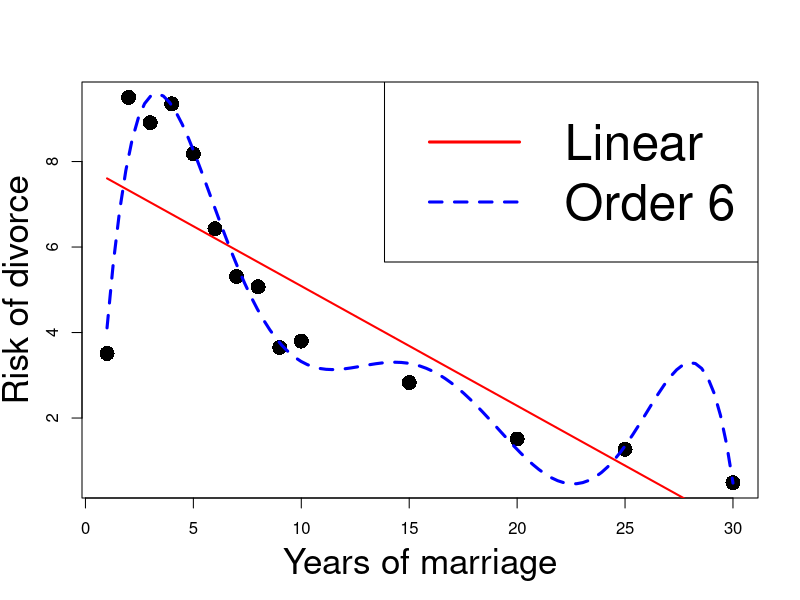
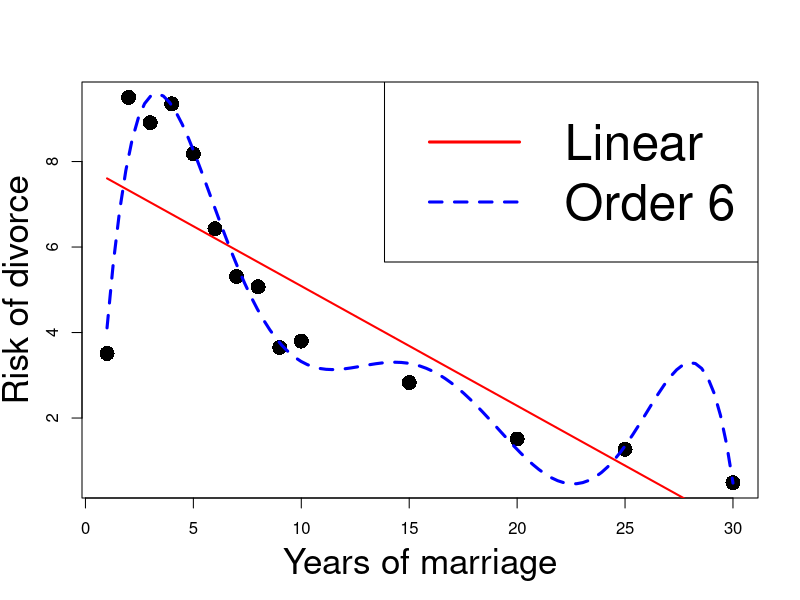
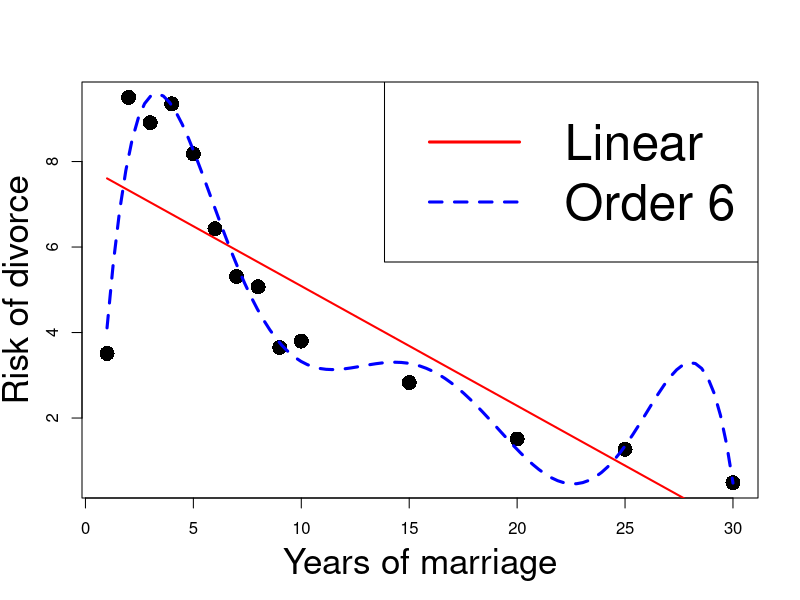
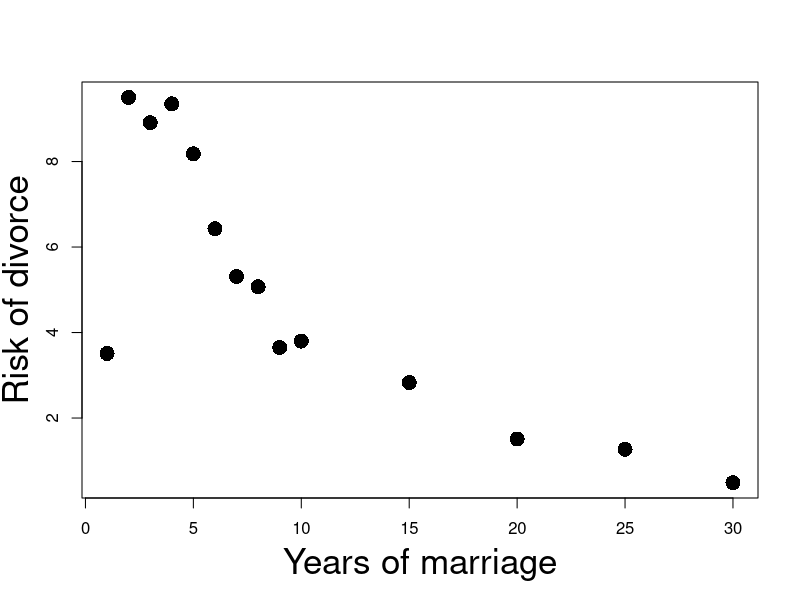
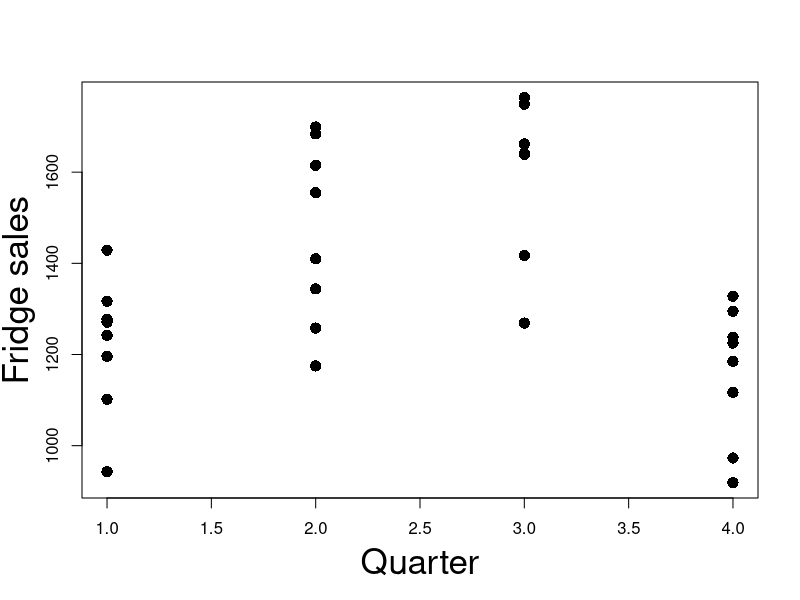

Here is the R script that generated these plots, in order:
## ---- chunk 1
#| echo: true

# Enter the data
Z1 <- c(10, 15, 18, 24, 30)
Z2 <- c(50, 75, 90, 120, 150)
Z3 <- c(52, 75, 97, 129, 152)

# Z1 and Z3 are approx correlated
cor(Z1, Z3)

# Z1 and Z2 are exactly correlated
cor(Z1, Z2)

# Z2 and Z3 are approx correlated
cor(Z2, Z3)
## ---- chunk 2
#| echo: true

# Enter the data
Z1 <- c(10, 15, 18, 24, 30)
Z2 <- c(50, 75, 90, 120, 150)
Z3 <- c(52, 75, 97, 129, 152)

# Assemble design matrix
Z <- matrix(c(Z1, Z2, Z3), ncol = 3)

# Compute determinant of Z^T Z
det ( t(Z) %*% Z )
## ---- chunk 3
# Enter the data
Z1 <- c(10, 15, 18, 24, 30)
Z2 <- c(50, 75, 90, 120, 150)
Z3 <- c(52, 75, 97, 129, 152)

# Consider perturbation Z1 + 0.01
PZ1 <- Z1 + 0.01

# Assemble perturbed design matrix
Z <- matrix(c(PZ1, Z2, Z3), ncol = 3)

# Compute the inverse of Z^T Z
solve ( t(Z) %*% Z )
## ---- chunk 4
# Enter the data
Z1 <- c(10, 15, 18, 24, 30)
Z2 <- c(50, 75, 90, 120, 150)
Z3 <- c(52, 75, 97, 129, 152)

# Consider perturbation Z1 + 0.02
PZ1 <- Z1 + 0.02

# Assemble perturbed design matrix
Z <- matrix(c(PZ1, Z2, Z3), ncol = 3)

# Compute the inverse of Z^T Z
solve ( t(Z) %*% Z )
## ---- chunk 5
Z1 <- c(10, 15, 18, 24, 30)
mean(Z1)
## ---- chunk 6
# Enter data
y <- c(70, 65, 90, 95, 110, 115, 120, 140, 155, 150)
x2 <- c(80, 100, 120, 140, 160, 180, 200, 220, 240, 260)
x3 <- c(810, 1009, 1273, 1425, 1633, 1876, 2052, 2201, 2435, 2686)

# Fit model
model <- lm(y ~ x2 + x3)

# We want to display only part of summary
# First capture the output into a vector
temp <- capture.output(summary(model))

# Then print only the lines of interest
cat(paste(temp[9:20], collapse = "\n"))
## ---- chunk 7
# Enter data
y <- c(70, 65, 90, 95, 110, 115, 120, 140, 155, 150)
x2 <- c(80, 100, 120, 140, 160, 180, 200, 220, 240, 260)
x3 <- c(810, 1009, 1273, 1425, 1633, 1876, 2052, 2201, 2435, 2686)

# Fit model
model <- lm(y ~ x2 + x3)

# We want to display only part of summary
# First capture the output into a vector
temp <- capture.output(summary(model))

# Then print only the lines of interest
cat(paste(temp[9:20], collapse = "\n"))
## ---- chunk 8
# Enter data
y <- c(70, 65, 90, 95, 110, 115, 120, 140, 155, 150)
x2 <- c(80, 100, 120, 140, 160, 180, 200, 220, 240, 260)
x3 <- c(810, 1009, 1273, 1425, 1633, 1876, 2052, 2201, 2435, 2686)

# Fit model
model <- lm(y ~ x2 + x3)

# We want to display only part of summary
# First capture the output into a vector
temp <- capture.output(summary(model))

# Then print only the lines of interest
cat(paste(temp[9:20], collapse = "\n"))
## ---- chunk 9
# Enter data
y <- c(70, 65, 90, 95, 110, 115, 120, 140, 155, 150)
x2 <- c(80, 100, 120, 140, 160, 180, 200, 220, 240, 260)
x3 <- c(810, 1009, 1273, 1425, 1633, 1876, 2052, 2201, 2435, 2686)

# Fit model
model <- lm(y ~ x2 + x3)

# We want to display only part of summary
# First capture the output into a vector
temp <- capture.output(summary(model))

# Then print only the lines of interest
cat(paste(temp[9:20], collapse = "\n"))
## ---- chunk 10
# Enter data
x2 <- c(80, 100, 120, 140, 160, 180, 200, 220, 240, 260)
x3 <- c(810, 1009, 1273, 1425, 1633, 1876, 2052, 2201, 2435, 2686)

# Compute correlation
cor(x2, x3)
## ---- chunk 11
# Enter data
y <- c(70, 65, 90, 95, 110, 115, 120, 140, 155, 150)
x2 <- c(80, 100, 120, 140, 160, 180, 200, 220, 240, 260)
x3 <- c(810, 1009, 1273, 1425, 1633, 1876, 2052, 2201, 2435, 2686)

# Fit expenditure as function of income
model.1 <- lm(y ~ x2)

# Capture output
temp.1 <- capture.output(summary(model.1))

# Print reduced output
cat(paste(temp.1[9:19], collapse = "\n"))
## ---- chunk 12
# Enter data
y <- c(70, 65, 90, 95, 110, 115, 120, 140, 155, 150)
x2 <- c(80, 100, 120, 140, 160, 180, 200, 220, 240, 260)
x3 <- c(810, 1009, 1273, 1425, 1633, 1876, 2052, 2201, 2435, 2686)

# Fit expenditure as function of wealth
model.2 <- lm(y ~ x3)

# Capture output
temp.2 <- capture.output(summary(model.2))

# Print reduced output
cat(paste(temp.2[9:19], collapse = "\n"))
## ---- chunk 13
longley <- read.table(file = "datasets/longley.txt",
                      header = TRUE)

head(longley,n=3)
## ---- chunk 14
# Read data file
longley <- read.table(file = "datasets/longley.txt",
                      header = TRUE)

# Return correlations larger than 0.9
cor(longley[ , 1:6]) > 0.9
## ---- chunk 15
#| echo: true
#| code-fold: true
#| code-summary: "Click here to show the full code"
#| fig-asp: 1

# Divorces data
year <- c(1, 2, 3, 4, 5, 6,7, 8, 9, 10, 15, 20, 25, 30)
percent <- c(3.51, 9.5, 8.91, 9.35, 8.18, 6.43, 5.31, 
             5.07, 3.65, 3.8, 2.83, 1.51, 1.27, 0.49)

# Fit linear model
linear <- lm(percent ~ year)

# Fit order 6 model
order_6 <- lm(percent ~ year  + I( year^2 ) + I( year^3 ) + 
                                I( year^4 ) + I( year^5 ) +
                                I( year^6 ))

# Scatter plot of data
plot(year, percent, xlab = "", ylab = "", pch = 16, cex = 2)

# Add labels
mtext("Years of marriage", side = 1, line = 3, cex = 2.1)
mtext("Risk of divorce", side = 2, line = 2.5, cex = 2.1)

# Plot Linear Vs Quadratic
polynomial <- Vectorize(function(x, ps) {
  n <- length(ps)
  sum(ps*x^(1:n-1))
}, "x")
curve(polynomial(x, coef(linear)), add=TRUE, col = "red", lwd = 2)
curve(polynomial(x, coef(order_6)), add=TRUE, col = "blue", lty = 2, lwd = 3)
legend("topright", legend = c("Linear", "Order 6"), 
       col = c("red", "blue"), lty = c(1,2), cex = 3, lwd = 3)
## ---- chunk 16
#| echo: true
#| code-fold: true
#| code-summary: "Click here to show the full code"
#| fig-asp: 1

# Divorces data
year <- c(1, 2, 3, 4, 5, 6,7, 8, 9, 10, 15, 20, 25, 30)
percent <- c(3.51, 9.5, 8.91, 9.35, 8.18, 6.43, 5.31, 
             5.07, 3.65, 3.8, 2.83, 1.51, 1.27, 0.49)

# Fit linear model
linear <- lm(percent ~ year)

# Fit order 6 model
order_6 <- lm(percent ~ year  + I( year^2 ) + I( year^3 ) + 
                                I( year^4 ) + I( year^5 ) +
                                I( year^6 ))

# Scatter plot of data
plot(year, percent, xlab = "", ylab = "", pch = 16, cex = 2)

# Add labels
mtext("Years of marriage", side = 1, line = 3, cex = 2.1)
mtext("Risk of divorce", side = 2, line = 2.5, cex = 2.1)

# Plot Linear Vs Quadratic
polynomial <- Vectorize(function(x, ps) {
  n <- length(ps)
  sum(ps*x^(1:n-1))
}, "x")
curve(polynomial(x, coef(linear)), add=TRUE, col = "red", lwd = 2)
curve(polynomial(x, coef(order_6)), add=TRUE, col = "blue", lty = 2, lwd = 3)
legend("topright", legend = c("Linear", "Order 6"), 
       col = c("red", "blue"), lty = c(1,2), cex = 3, lwd = 3)
## ---- chunk 17
#| echo: true
#| code-fold: true
#| code-summary: "Click here to show the full code"
#| fig-asp: 1

# Divorces data
year <- c(1, 2, 3, 4, 5, 6,7, 8, 9, 10, 15, 20, 25, 30)
percent <- c(3.51, 9.5, 8.91, 9.35, 8.18, 6.43, 5.31, 
             5.07, 3.65, 3.8, 2.83, 1.51, 1.27, 0.49)

# Fit linear model
linear <- lm(percent ~ year)

# Fit order 6 model
order_6 <- lm(percent ~ year  + I( year^2 ) + I( year^3 ) + 
                                I( year^4 ) + I( year^5 ) +
                                I( year^6 ))

# Scatter plot of data
plot(year, percent, xlab = "", ylab = "", pch = 16, cex = 2)

# Add labels
mtext("Years of marriage", side = 1, line = 3, cex = 2.1)
mtext("Risk of divorce", side = 2, line = 2.5, cex = 2.1)

# Plot Linear Vs Quadratic
polynomial <- Vectorize(function(x, ps) {
  n <- length(ps)
  sum(ps*x^(1:n-1))
}, "x")
curve(polynomial(x, coef(linear)), add=TRUE, col = "red", lwd = 2)
curve(polynomial(x, coef(order_6)), add=TRUE, col = "blue", lty = 2, lwd = 3)
legend("topright", legend = c("Linear", "Order 6"), 
       col = c("red", "blue"), lty = c(1,2), cex = 3, lwd = 3)
## ---- chunk 18
#| echo: true
#| code-fold: true
#| code-summary: "Click here to show the full code"
#| fig-asp: 1

# Divorces data
year <- c(1, 2, 3, 4, 5, 6,7, 8, 9, 10, 15, 20, 25, 30)
percent <- c(3.51, 9.5, 8.91, 9.35, 8.18, 6.43, 5.31, 
             5.07, 3.65, 3.8, 2.83, 1.51, 1.27, 0.49)

# Scatter plot of data
plot(year, percent, xlab = "", ylab = "", pch = 16, cex = 2)

# Add labels
mtext("Years of marriage", side = 1, line = 3, cex = 2.1)
mtext("Risk of divorce", side = 2, line = 2.5, cex = 2.1)
## ---- chunk 19
sales <- read.table(file = "datasets/fridge_sales.txt",
                    header = TRUE)

print(sales)
## ---- chunk 20
sex.num <- c(1, 1, 1, 0, 1, 0)

# Turn sex.num into a factor
sex.num.factor <- factor(sex.num)

# Print the factor obtained
print(sex.num.factor)
## ---- chunk 21
sex.char <- c("female", "female", "female", "male", "female", "male")

# Turn sex.char into a factor
sex.char.factor <- factor(sex.char)

# Print the factor obtained
print(sex.char.factor)
## ---- chunk 22
sex.num <- c(1, 1, 1, 0, 1, 0)
sex.num.factor <- factor(sex.num)
print(sex.num.factor[2:5])
## ---- chunk 23
sex.char <- c("female", "female", "female", "male", "female", "male")
sex.char.factor <- factor(sex.char)
print(sex.char.factor[c(1:3, 5)])
## ---- chunk 24
sex.char <- c("female", "female", "female", "male", "female", "male")

sex.char.factor <- factor(sex.char)

# Print the factor obtained
print(levels(sex.num.factor))
## ---- chunk 25
sex.num <- c(1, 1, 1, 0, 1, 0)

sex.num.factor <- factor(sex.num)

print(levels(sex.num.factor))
## ---- chunk 26
sex.char <- c("female", "female", "female", "male", "female", "male")
sex.char.factor <- factor(sex.char)

levels(sex.char.factor) <- c("f", "m")
print(sex.char.factor)
## ---- chunk 27
sex.num <- c(1, 1, 1, 0, 1, 0)

sex.num.factor <- factor(sex.num)

sex.num.factor == "0"
## ---- chunk 28
firstname <- c("Liz", "Jolene", "Susan", "Boris", "Rochelle", "Tim")

sex.num <- c(1, 1, 1, 0, 1, 0)

sex.num.factor <- factor(sex.num)

firstname[ sex.num.factor == "0" ]
## ---- chunk 29
sales <- read.table(file = "datasets/fridge_sales.txt",
                    header = TRUE)

head(sales, n=4)
## ---- chunk 30
# Load dataset on Fridge Sales
sales <- read.table(file = "datasets/fridge_sales.txt",
                    header = TRUE)

quarter <- sales[ , 7]
print(factor(quarter))
## ---- chunk 31
#| fig-asp: 1

# Load dataset on Fridge Sales
sales <- read.table(file = "datasets/fridge_sales.txt",
                    header = TRUE)

quarter <- sales[ , 7]
fridge <- sales[ , 1]

# Scatter plot of data
plot(quarter, fridge, xlab = "", ylab = "", pch = 16, cex = 1.5)

# Add labels
mtext("Quarter", side = 1, line = 3, cex = 2.1)
mtext("Fridge sales", side = 2, line = 2.5, cex = 2.1)
